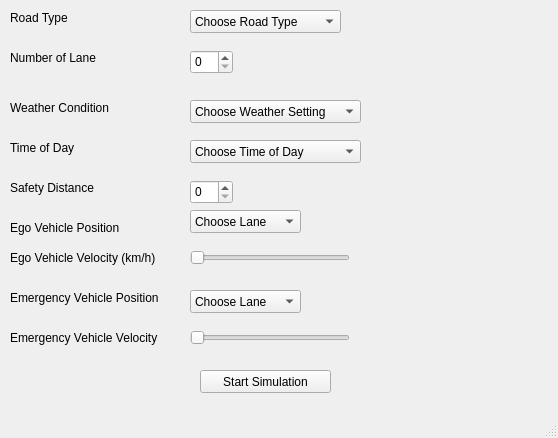
<?xml version="1.0" encoding="UTF-8"?>
<ui version="4.0">
 <class>MainWindow</class>
 <widget class="QMainWindow" name="MainWindow">
  <property name="geometry">
   <rect>
    <x>0</x>
    <y>0</y>
    <width>558</width>
    <height>438</height>
   </rect>
  </property>
  <property name="windowTitle">
   <string>ScenarioInfoManager</string>
  </property>
  <widget class="QWidget" name="centralwidget">
   <widget class="QSlider" name="horizontalSlider">
    <property name="geometry">
     <rect>
      <x>190</x>
      <y>250</y>
      <width>160</width>
      <height>16</height>
     </rect>
    </property>
    <property name="orientation">
     <enum>Qt::Horizontal</enum>
    </property>
   </widget>
   <widget class="QLabel" name="label">
    <property name="geometry">
     <rect>
      <x>10</x>
      <y>220</y>
      <width>121</width>
      <height>16</height>
     </rect>
    </property>
    <property name="text">
     <string>Ego Vehicle Position</string>
    </property>
   </widget>
   <widget class="QComboBox" name="comboBox">
    <property name="geometry">
     <rect>
      <x>190</x>
      <y>210</y>
      <width>111</width>
      <height>23</height>
     </rect>
    </property>
    <item>
     <property name="text">
      <string>Choose Lane</string>
     </property>
    </item>
    <item>
     <property name="text">
      <string>Subject Lane</string>
     </property>
    </item>
    <item>
     <property name="text">
      <string>Left Lane</string>
     </property>
    </item>
    <item>
     <property name="text">
      <string>Right Lane</string>
     </property>
    </item>
    <item>
     <property name="text">
      <string>Opposite Lane</string>
     </property>
    </item>
   </widget>
   <widget class="QLabel" name="label_2">
    <property name="geometry">
     <rect>
      <x>10</x>
      <y>10</y>
      <width>71</width>
      <height>16</height>
     </rect>
    </property>
    <property name="text">
     <string>Road Type</string>
    </property>
   </widget>
   <widget class="QComboBox" name="comboBox_2">
    <property name="geometry">
     <rect>
      <x>190</x>
      <y>10</y>
      <width>151</width>
      <height>23</height>
     </rect>
    </property>
    <item>
     <property name="text">
      <string>Choose Road Type</string>
     </property>
    </item>
    <item>
     <property name="text">
      <string>Motorway</string>
     </property>
    </item>
    <item>
     <property name="text">
      <string>Playstreet</string>
     </property>
    </item>
    <item>
     <property name="text">
      <string/>
     </property>
    </item>
   </widget>
   <widget class="QLabel" name="label_3">
    <property name="geometry">
     <rect>
      <x>10</x>
      <y>100</y>
      <width>111</width>
      <height>16</height>
     </rect>
    </property>
    <property name="text">
     <string>Weather Condition</string>
    </property>
   </widget>
   <widget class="QComboBox" name="comboBox_3">
    <property name="geometry">
     <rect>
      <x>190</x>
      <y>100</y>
      <width>171</width>
      <height>23</height>
     </rect>
    </property>
    <item>
     <property name="text">
      <string>Choose Weather Setting</string>
     </property>
    </item>
    <item>
     <property name="text">
      <string>Clear</string>
     </property>
    </item>
    <item>
     <property name="text">
      <string>Cloudy</string>
     </property>
    </item>
    <item>
     <property name="text">
      <string>Light Rain</string>
     </property>
    </item>
    <item>
     <property name="text">
      <string>Moderate Rain</string>
     </property>
    </item>
    <item>
     <property name="text">
      <string>Heavy Rain</string>
     </property>
    </item>
   </widget>
   <widget class="QLabel" name="label_4">
    <property name="geometry">
     <rect>
      <x>10</x>
      <y>50</y>
      <width>111</width>
      <height>16</height>
     </rect>
    </property>
    <property name="text">
     <string>Number of Lane</string>
    </property>
   </widget>
   <widget class="QSpinBox" name="spinBox">
    <property name="geometry">
     <rect>
      <x>190</x>
      <y>50</y>
      <width>43</width>
      <height>24</height>
     </rect>
    </property>
   </widget>
   <widget class="QLabel" name="label_5">
    <property name="geometry">
     <rect>
      <x>10</x>
      <y>140</y>
      <width>121</width>
      <height>16</height>
     </rect>
    </property>
    <property name="text">
     <string>Time of Day</string>
    </property>
   </widget>
   <widget class="QComboBox" name="comboBox_4">
    <property name="geometry">
     <rect>
      <x>190</x>
      <y>140</y>
      <width>171</width>
      <height>23</height>
     </rect>
    </property>
    <item>
     <property name="text">
      <string>Choose Time of Day</string>
     </property>
    </item>
    <item>
     <property name="text">
      <string>Day time</string>
     </property>
    </item>
    <item>
     <property name="text">
      <string>Evening</string>
     </property>
    </item>
    <item>
     <property name="text">
      <string>Night time</string>
     </property>
    </item>
   </widget>
   <widget class="QLabel" name="label_6">
    <property name="geometry">
     <rect>
      <x>10</x>
      <y>250</y>
      <width>171</width>
      <height>16</height>
     </rect>
    </property>
    <property name="text">
     <string>Ego Vehicle Velocity (km/h)</string>
    </property>
   </widget>
   <widget class="QLabel" name="label_7">
    <property name="geometry">
     <rect>
      <x>10</x>
      <y>290</y>
      <width>171</width>
      <height>16</height>
     </rect>
    </property>
    <property name="text">
     <string>Emergency Vehicle Position</string>
    </property>
   </widget>
   <widget class="QComboBox" name="comboBox_5">
    <property name="geometry">
     <rect>
      <x>190</x>
      <y>290</y>
      <width>111</width>
      <height>23</height>
     </rect>
    </property>
    <item>
     <property name="text">
      <string>Choose Lane</string>
     </property>
    </item>
    <item>
     <property name="text">
      <string>Subject Lane</string>
     </property>
    </item>
    <item>
     <property name="text">
      <string>Left Lane</string>
     </property>
    </item>
    <item>
     <property name="text">
      <string>Right Lane</string>
     </property>
    </item>
    <item>
     <property name="text">
      <string>Opposite Lane</string>
     </property>
    </item>
   </widget>
   <widget class="QLabel" name="label_8">
    <property name="geometry">
     <rect>
      <x>10</x>
      <y>330</y>
      <width>171</width>
      <height>16</height>
     </rect>
    </property>
    <property name="text">
     <string>Emergency Vehicle Velocity</string>
    </property>
   </widget>
   <widget class="QSlider" name="horizontalSlider_2">
    <property name="geometry">
     <rect>
      <x>190</x>
      <y>330</y>
      <width>160</width>
      <height>16</height>
     </rect>
    </property>
    <property name="orientation">
     <enum>Qt::Horizontal</enum>
    </property>
   </widget>
   <widget class="QLabel" name="label_9">
    <property name="geometry">
     <rect>
      <x>10</x>
      <y>180</y>
      <width>121</width>
      <height>16</height>
     </rect>
    </property>
    <property name="text">
     <string>Safety Distance</string>
    </property>
   </widget>
   <widget class="QSpinBox" name="spinBox_2">
    <property name="geometry">
     <rect>
      <x>190</x>
      <y>180</y>
      <width>43</width>
      <height>24</height>
     </rect>
    </property>
   </widget>
   <widget class="QPushButton" name="pushButton">
    <property name="geometry">
     <rect>
      <x>200</x>
      <y>370</y>
      <width>131</width>
      <height>23</height>
     </rect>
    </property>
    <property name="text">
     <string>Start Simulation</string>
    </property>
   </widget>
  </widget>
  <widget class="QMenuBar" name="menubar">
   <property name="geometry">
    <rect>
     <x>0</x>
     <y>0</y>
     <width>558</width>
     <height>20</height>
    </rect>
   </property>
  </widget>
  <widget class="QStatusBar" name="statusbar"/>
 </widget>
 <resources/>
 <connections/>
</ui>
